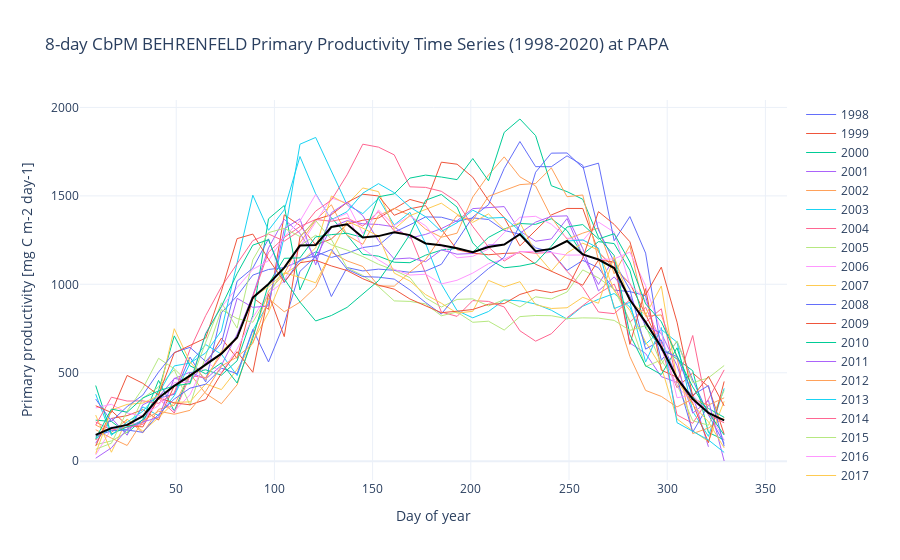

Source (notebook cell):
### Code cell
# plot 
# Group by year
years = pd.DatetimeIndex(ds_behr_papa.time.values).year.unique()

fig = go.Figure()

# Plot one line per year 
for year in years:
    yearly_data = ds_behr_papa.sel(time=str(year))["CbPM"]
    fig.add_trace(go.Scatter(
        x=yearly_data.time.dt.dayofyear,
        y=yearly_data.values,
        mode='lines',
        line=dict(width=1),
        name=str(year),
        showlegend=True 
    ))

# Plot climatology in black
fig.add_trace(go.Scatter(
    x=clim_8d_behr['day_of_year'],
    y=clim_8d_behr['CbPM'].values,
    mode='lines',
    name='Median',
    line=dict(color='black', width=2)
))

fig.update_layout(
    title='8-day CbPM BEHRENFELD Primary Productivity Time Series (1998-2020) at PAPA',
    xaxis_title='Day of year',
    yaxis_title='Primary productivity [mg C m-2 day-1]',
    template='plotly_white'
)

fig.show()
